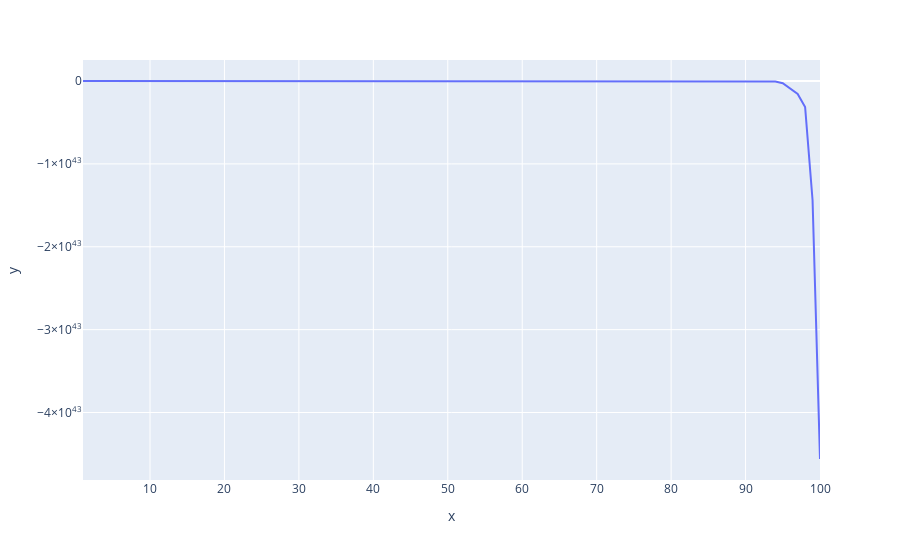

Notebook code cell kept with this figure:
### Code cell
optimize_and_plot(schwefel_function, d = 10, domain = (-500, 500), popsize=100, maxfevals=10000, sigma=5)
